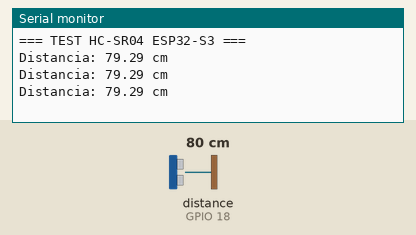
The sketch below on a simulated ESP32-S3. Shown: the last lines printed to the serial monitor. Wiring (inferred from the names in the program): ultrasonic range finder: trigger GPIO 17; echo GPIO 18. The test bench sets the inputs (shaded band); at power-on: distance to the obstacle (sensor on GPIO 18) 80 cm. The echo pulse lasts 58.3 µs per cm.

Above: at 2.2 s.
2.3 s: distance to the obstacle (sensor on GPIO 18) set to 2 cm
At 2.9 s:
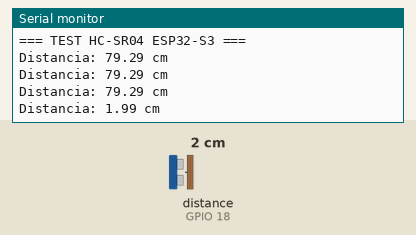
3.8 s: distance to the obstacle (sensor on GPIO 18) set to 4 cm
At 4.4 s:
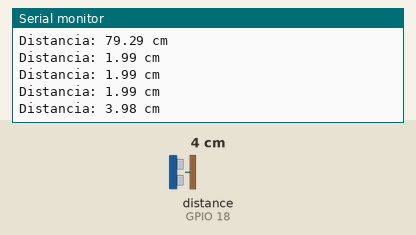
Timing chart, 0 to 6.8 s (numbered marks = the images above; inputs shaded):
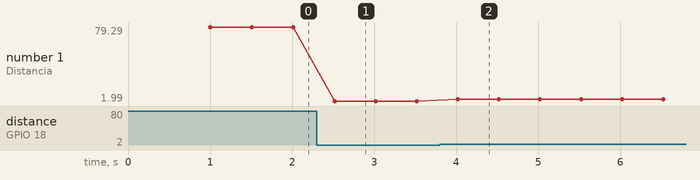

Measured:
- after the input at 2.3 s, the serial monitor: prints a new line after 0.22 s (image 1)
- after the input at 3.8 s, the serial monitor: prints a new line after 0.22 s (image 2)
- plotted number 1: 79.29 → 1.99 after the input at 2.3 s, 1.99 → 3.98 after the input at 3.8 s

The sketch:

ultrasonido_prueba.ino
```cpp
/*
Test sensor ultrasónico HC-SR04
 ESP32-S3
*/
#include <Arduino.h>
/* ---------- PINES HC-SR04 ---------- */
#define TRIG_PIN 17
#define ECHO_PIN 18
/* ---------- SETUP ---------- */
void setup() {
 Serial.begin(115200);
 delay(1000);
 Serial.println("=== TEST HC-SR04 ESP32-S3 ===");
 pinMode(TRIG_PIN, OUTPUT);
 pinMode(ECHO_PIN, INPUT);
 digitalWrite(TRIG_PIN, LOW);
}
/* ---------- LOOP ---------- */
void loop() {
 // Pulso de disparo (10 µs)
 digitalWrite(TRIG_PIN, LOW);
 delayMicroseconds(2);
 digitalWrite(TRIG_PIN, HIGH);
 delayMicroseconds(10);
 digitalWrite(TRIG_PIN, LOW);
 // Leer duración del eco (µs)
 long duration = pulseIn(ECHO_PIN, HIGH, 30000); // timeout 30 ms
 if (duration == 0) {
 Serial.println("Fuera de rango / sin eco");
 } else {
 // Velocidad sonido ≈ 0.034 cm/µs
 float distanciaCm = duration * 0.034 / 2.0;
 Serial.print("Distancia: ");
 Serial.print(distanciaCm);
 Serial.println(" cm");
 }
 delay(500);
}
```
